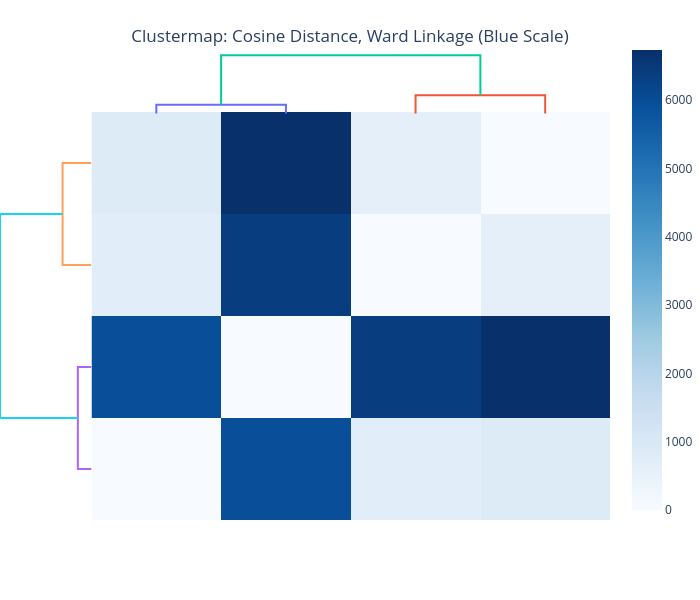

The code cell stored with this chart in its notebook:
### Markdown cell above
### 7. Customizing Your Visualization: Making the Clustermap Your Own
 
 The `lexos` `PlotlyClustermap` generates an interactive Plotly figure, giving you a lot of flexibility for customization beyond the initial parameters. You can adjust dimensions, hide dendrograms, and even control the colorscale.
 
 #### Adjusting Dimensions and Hiding Dendrograms
 
 You can change the `width` and `height` of the plot to make it larger or smaller. You can also hide the top or side dendrograms if you only want to focus on the heatmap or a single clustering view.

### Code cell
try:
    clustermap_custom = PlotlyClustermap()
    clustermap_custom(
        dtm=dtm,
        labels=labels,
        metric="cosine", # Using cosine for a different perspective
        method="ward",   # Using ward for compact clusters
        width=700,
        height=600,
        hide_upper=False, # Set to True to hide the top dendrogram
        hide_side=False,  # Set to True to hide the side dendrogram
        colorscale="Blues", # Try a different colorscale
        title="Clustermap: Cosine Distance, Ward Linkage (Blue Scale)",
        showfig=True
    )
except LexosException as e:
    print(f"An error occurred: {e}")
except Exception as e:
    print(f"An unexpected error occurred: {e}")

### Figure 1 — Plotly figure (JSON) as saved in the notebook; plotly's stock layout.template omitted (floating-point values rounded to 4 significant figures)
{"data": [{"hoverinfo": "text", "marker": {"color": [0.25, "rgb(198,219,239)"]}, "mode": "lines", "type": "scatter", "x": [5.0, 5.0, 15.0, 15.0], "xaxis": "x", "y": [0.0, 0.07667, 0.07667, 0.0], "yaxis": "y2"}, {"hoverinfo": "text", "marker": {"color": [0.625, "rgb(66,146,198)"]}, "mode": "lines", "type": "scatter", "x": [25.0, 25.0, 35.0, 35.0], "xaxis": "x", "y": [0.0, 0.1624, 0.1624, 0.0], "yaxis": "y2"}, {"hoverinfo": "text", "marker": {"color": [0, "rgb(247,251,255)"]}, "mode": "lines", "type": "scatter", "x": [10.0, 10.0, 30.0, 30.0], "xaxis": "x", "y": [0.07667, 0.5138, 0.5138, 0.1624], "yaxis": "y2"}, {"hoverinfo": "text", "marker": {"color": [0.25, "rgb(198,219,239)"]}, "mode": "lines", "type": "scatter", "x": [-0.0, -0.07667, -0.07667, -0.0], "xaxis": "x2", "y": [5.0, 5.0, 15.0, 15.0], "yaxis": "y"}, {"hoverinfo": "text", "marker": {"color": [0.625, "rgb(66,146,198)"]}, "mode": "lines", "type": "scatter", "x": [-0.0, -0.1624, -0.1624, -0.0], "xaxis": "x2", "y": [25.0, 25.0, 35.0, 35.0], "yaxis": "y"}, {"hoverinfo": "text", "marker": {"color": [0, "rgb(247,251,255)"]}, "mode": "lines", "type": "scatter", "x": [-0.07667, -0.5138, -0.5138, -0.1624], "xaxis": "x2", "y": [10.0, 10.0, 30.0, 30.0], "yaxis": "y"}, {"colorscale": [[0, "rgb(247,251,255)"], [0.125, "rgb(222,235,247)"], [0.25, "rgb(198,219,239)"], [0.375, "rgb(158,202,225)"], [0.5, "rgb(107,174,214)"], [0.625, "rgb(66,146,198)"], [0.75, "rgb(33,113,181)"], [0.875, "rgb(8,81,156)"], [1, "rgb(8,48,107)"]], "customdata": [["Poe", "Poe", "Poe", "Poe"], ["Lippard", "Lippard", "Lippard", "Lippard"], ["Irving", "Irving", "Irving", "Irving"], ["Henry", "Henry", "Henry", "Henry"]], "hovertemplate": "X: %{x}<br>Y: %{customdata}<br>Z: %{z}<extra></extra>", "type": "heatmap", "x": [5, 15, 25, 35], "y": [5, 15, 25, 35], "z": [[0.0, 5965.0, 749.9, 868.0], [5965.0, 0.0, 6374.0, 6734.0], [749.9, 6374.0, 0.0, 619.0], [868.0, 6734.0, 619.0, 0.0]]}], "layout": {"autosize": false, "height": 600, "hovermode": "closest", "margin": {"l": 0, "t": 40}, "paper_bgcolor": "rgba(0,0,0,0)", "plot_bgcolor": "rgba(0,0,0,0)", "showlegend": false, "title": {"text": "Clustermap: Cosine Distance, Ward Linkage (Blue Scale)", "x": 0.5, "xanchor": "center", "y": 0.95, "yanchor": "top"}, "width": 700, "xaxis": {"domain": [0.15, 1], "mirror": false, "rangemode": "tozero", "showgrid": false, "showline": false, "showticklabels": true, "tickfont": {"color": "rgba(0,0,0,0)"}, "tickmode": "array", "ticks": "", "ticktext": ["Poe", "Lippard", "Irving", "Henry"], "tickvals": [5, 15, 25, 35], "type": "linear", "zeroline": false}, "xaxis2": {"domain": [0, 0.15], "mirror": false, "showgrid": false, "showline": false, "showticklabels": false, "ticks": "", "zeroline": false}, "yaxis": {"domain": [0, 0.85], "mirror": false, "rangemode": "tozero", "showgrid": false, "showline": false, "showticklabels": false, "ticks": "", "type": "linear", "zeroline": false}, "yaxis2": {"domain": [0.84, 0.975], "mirror": false, "showgrid": false, "showline": false, "showticklabels": false, "ticks": "", "zeroline": false}}}
